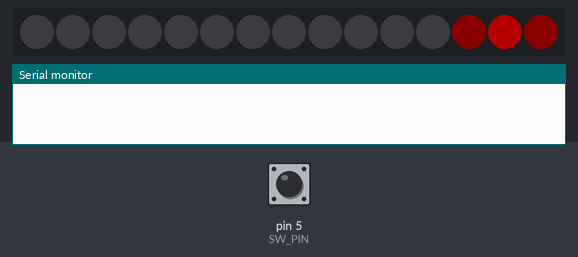
Bench run of a sketch on a simulated Arduino Uno, built with avr-gcc and run on an emulated ATmega328P. Shown: 15 RGB LEDs in strip order, left to right, the last lines printed to the serial monitor. The test bench sets the inputs (shaded band); at power-on: pin 5 (SW_PIN) LOW. Dim RGB values are drawn brighter than linear. At 5.1 s the program stops and its outputs stay as they are.

Above: at 4.25 s.
4.3 s: pin 5 (SW_PIN) pulled HIGH for 0.15 s
At 4.36 s:
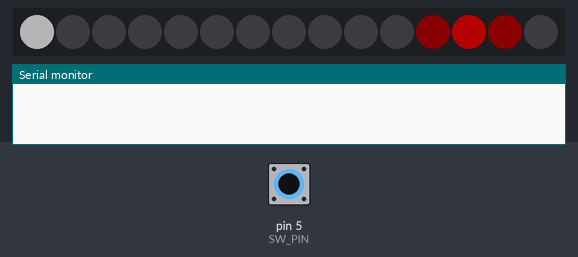
At 6.2 s:
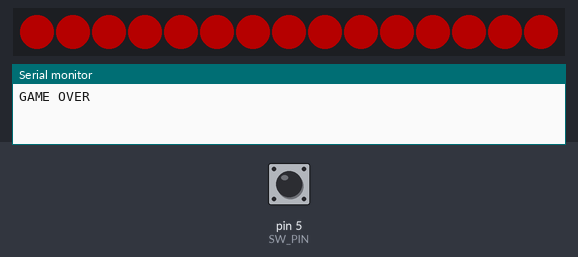
Timing chart, 0 to 6.6 s (numbered marks = the images above; inputs shaded):
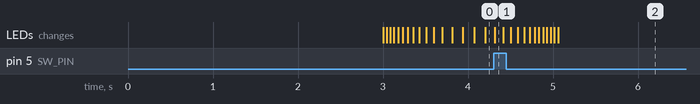

The sketch:

LEDS_1D_Pong.ino
```cpp
#include <FastLED.h>

#define LED_PIN     2
#define SW_PIN     5
#define NUM_LEDS    15
#define BRIGHTNESS  64
#define LED_TYPE    WS2812B
#define COLOR_ORDER GRB
#define PUSH_DELAY 200;
CRGB leds[NUM_LEDS];

int pos = 0;
int dir = 1;

int state = 0;
int last_state = 0;
int push_mils = 0;

void setup() {
  delay( 3000 ); // power-up safety delay
  FastLED.addLeds<LED_TYPE, LED_PIN, COLOR_ORDER>(leds, NUM_LEDS).setCorrection( TypicalLEDStrip );
  FastLED.setBrightness(BRIGHTNESS);
  Serial.begin(9600);
  pinMode(SW_PIN, INPUT);
}


void loop()
{

  for( int i = 0; i < NUM_LEDS; i++) {
    if(abs(i - pos)<2){
      leds[i] = CHSV( HUE_RED, 255, 100);
    }else{
      leds[i] = CRGB::Black;
    }
  }

  leds[pos] = CHSV( HUE_RED, 255, 255);

  if(digitalRead(SW_PIN)){
    if(last_state == 0){
      state = 1;
      push_mils = millis();
    }
    last_state = 1;
  }else{
    last_state = 0;
  }

  if(millis()-push_mils>300){
   state =0;
  }

  if(state ==1){
    leds[0] = CRGB::White;
  }

  if(dir){
    if(pos==NUM_LEDS - 1){
      dir=0;
      pos--;
    }else{
      pos++;
    }
  }else{
    if(pos==0){
      if(!state){
        Serial.println("GAME OVER");
        for( int i = 0; i < NUM_LEDS; i++) {
          leds[i] = CRGB::Red;
        }
        FastLED.show();
        while(1);
      }
      dir=1;
      pos++;
    }else{
      pos--;
    }
  }

  FastLED.show();
  delay(40+pos*pos/2);
}
```

Measured:
- after the input at 4.3 s, the LEDs: change at once (image 1)
